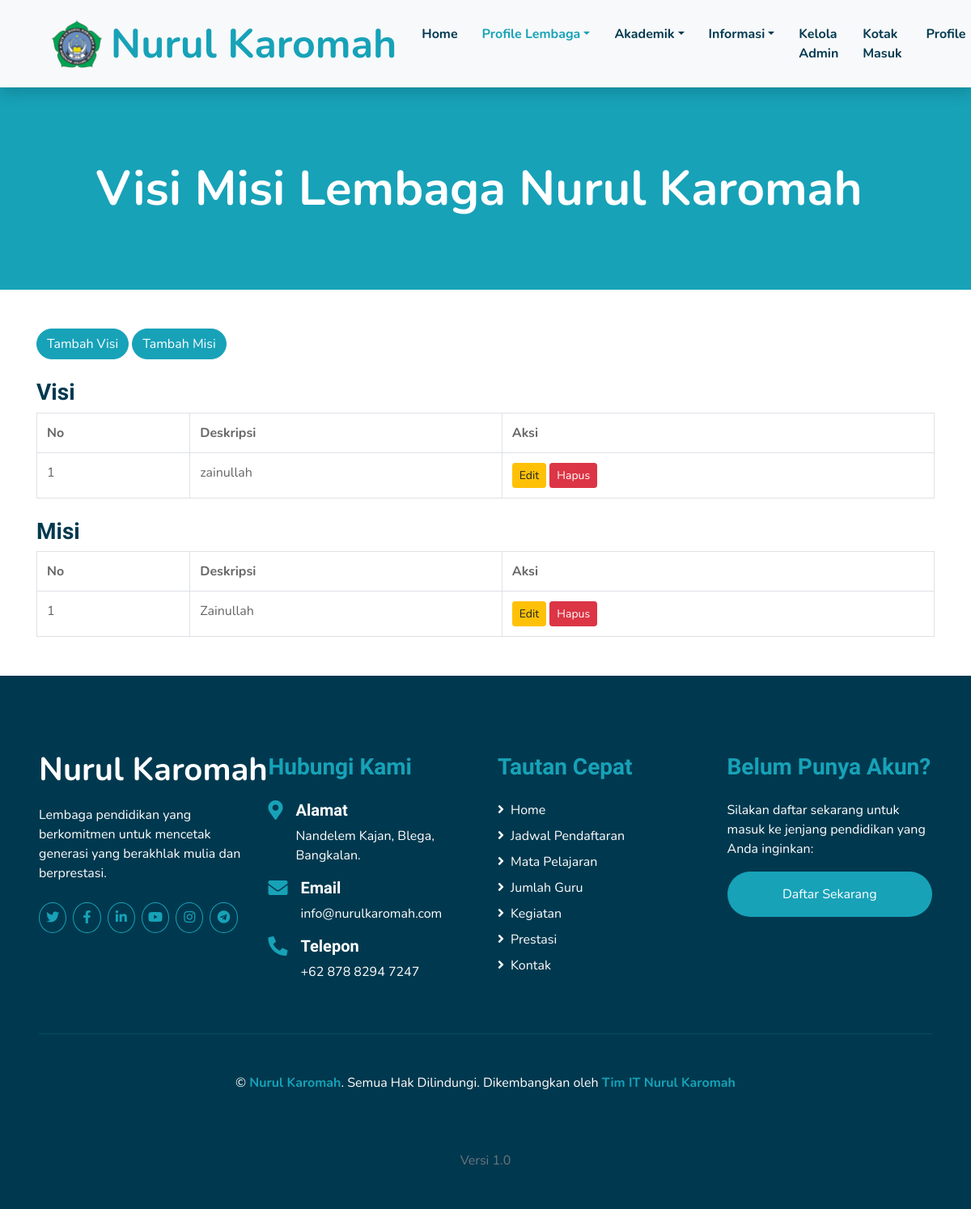
/admin/visi_misi/visi_misi.php, run on an earlier commit of the app's database.
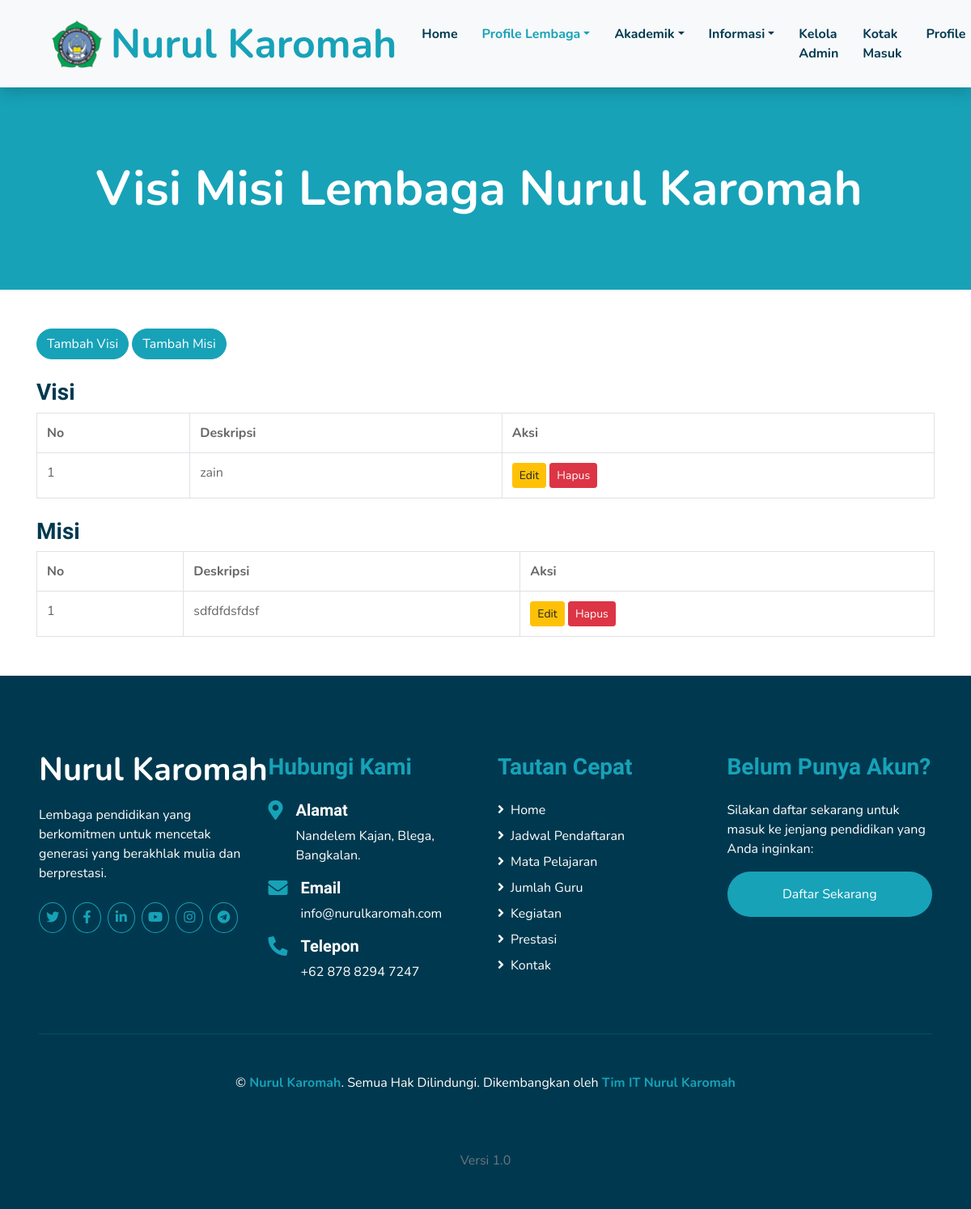
And on a later commit of the database.
### tables this page shows
CREATE TABLE `visi` (
  `visi_id` int(11) NOT NULL,
  `deskripsi` text NOT NULL,
  `admin_id` int(11) DEFAULT NULL
);

CREATE TABLE `misi` (
  `misi_id` int(11) NOT NULL,
  `deskripsi` text NOT NULL,
  `admin_id` int(11) DEFAULT NULL
);

### admin/visi_misi/visi_misi.php (the view, shortened to what this page needs)
<?php
include '../../koneksi.php';
?>
<!DOCTYPE html>
<html lang="en">
<head>
    <link href="https://cdnjs.cloudflare.com/ajax/libs/font-awesome/5.10.0/css/all.min.css" rel="stylesheet">
    <link href="lib/flaticon/font/flaticon.css" rel="stylesheet">
    <link href="lib/owlcarousel/assets/owl.carousel.min.css" rel="stylesheet">
    <link href="lib/lightbox/css/lightbox.min.css" rel="stylesheet">
    <link href="../../css/style.css" rel="stylesheet">
</head>
<body>
    <div class="container-fluid bg-light position-relative shadow">
        <nav class="navbar navbar-expand-lg bg-light navbar-light py-3 py-lg-0 px-0 px-lg-5">
            <a href="" class="navbar-brand font-weight-bold text-secondary" style="font-size: 50px; display: inline-flex; align-items: center;">
                <img src="../../img/nurul.png" alt="Logo" style="height: 60px; margin-right: 10px;">
                <span class="text-primary">Nurul Karomah</span>
            </a>
            <div class="collapse navbar-collapse justify-content-between" id="navbarCollapse">
                <div class="navbar-nav font-weight-bold mx-auto py-0">
                    <a href="../../admin/dashboard.php" class="nav-item nav-link">Home</a>
                    <div class="nav-item dropdown">
                        <a href="#" class="nav-link dropdown-toggle active" data-toggle="dropdown">Profile Lembaga</a>
                    </div>
                    <div class="nav-item dropdown">
                        <a href="#" class="nav-link dropdown-toggle" data-toggle="dropdown">Akademik</a>
                    </div>
                    <div class="nav-item dropdown">
                        <a href="#" class="nav-link dropdown-toggle" data-toggle="dropdown">Informasi</a>
                    </div>
                    <a href="../../admin/kelola_admin.php" class="nav-item nav-link">Kelola Admin</a>
                    <a href="../../admin/kotak_masuk/kotak_masuk.php" class="nav-item nav-link">Kotak Masuk</a>
                    <a href="../../admin/profile/profile.php" class="nav-item nav-link">Profile</a>
                </div>
            </div>
        </nav>
    </div>
    <div class="container-fluid bg-primary mb-5">
        <div class="d-flex flex-column align-items-center justify-content-center" style="min-height: 250px">
            <a href="" class="navbar-brand font-weight-bold text-secondary" style="font-size: 60px; display: inline-flex; align-items: center;">
                <span class="text-white">Visi Misi Lembaga Nurul Karomah</span>
            </a>
        </div>
    </div>
    <div class="container mt-5">
        <a href="../../admin/visi_misi/tambah_visi.php" class="btn btn-primary">Tambah Visi</a>
        <a href="../../admin/visi_misi/tambah_misi.php" class="btn btn-primary">Tambah Misi</a>
        <h3 class="mt-4">Visi</h3>
        <table class="table table-bordered">
            <tr>
                <th>No</th>
                <th>Deskripsi</th>
                <th>Aksi</th>
            </tr>
            <?php
            $result = $conn->query("SELECT * FROM visi");
            $no = 1;
            while ($row = $result->fetch_assoc()) {
                echo "<tr>
                <td>{$no}</td>
                <td>{$row['deskripsi']}</td>
                <td>
                    <a href='edit_visi.php?id={$row['visi_id']}' class='btn btn-warning btn-sm'>Edit</a>
                    <a href='hapus_visi.php?id={$row['visi_id']}' class='btn btn-danger btn-sm' onclick='return confirm(\"Yakin ingin menghapus?\")'>Hapus</a>
                </td>
            </tr>";
                $no++;
            }
            ?>
        </table>
        <h3 class="mt-4">Misi</h3>
        <table class="table table-bordered">
            <tr>
                <th>No</th>
                <th>Deskripsi</th>
                <th>Aksi</th>
            </tr>
            <?php
            $result = $conn->query("SELECT * FROM misi");
            $no = 1;
            while ($row = $result->fetch_assoc()) {
                echo "<tr>
                <td>{$no}</td>
                <td>{$row['deskripsi']}</td>
                <td>
                    <a href='edit_misi.php?id={$row['misi_id']}' class='btn btn-warning btn-sm'>Edit</a>
                    <a href='hapus_misi.php?id={$row['misi_id']}' class='btn btn-danger btn-sm' onclick='return confirm(\"Yakin ingin menghapus?\")'>Hapus</a>
                </td>
            </tr>";
                $no++;
            }
            ?>
        </table>
    </div>
</body>
</html>

### admin/visi_misi/visi_misi.php (style rules this page uses)
table { width: 100%; border-collapse: collapse; }
th, td { border: 1px solid black; padding: 8px; text-align: left; }

What changed in the data, as far as the page shows it:
removed visi: deskripsi "zainullah"
removed misi: deskripsi "Zainullah"
added visi: deskripsi "zain"
added misi: deskripsi "sdfdfdsfdsf"
